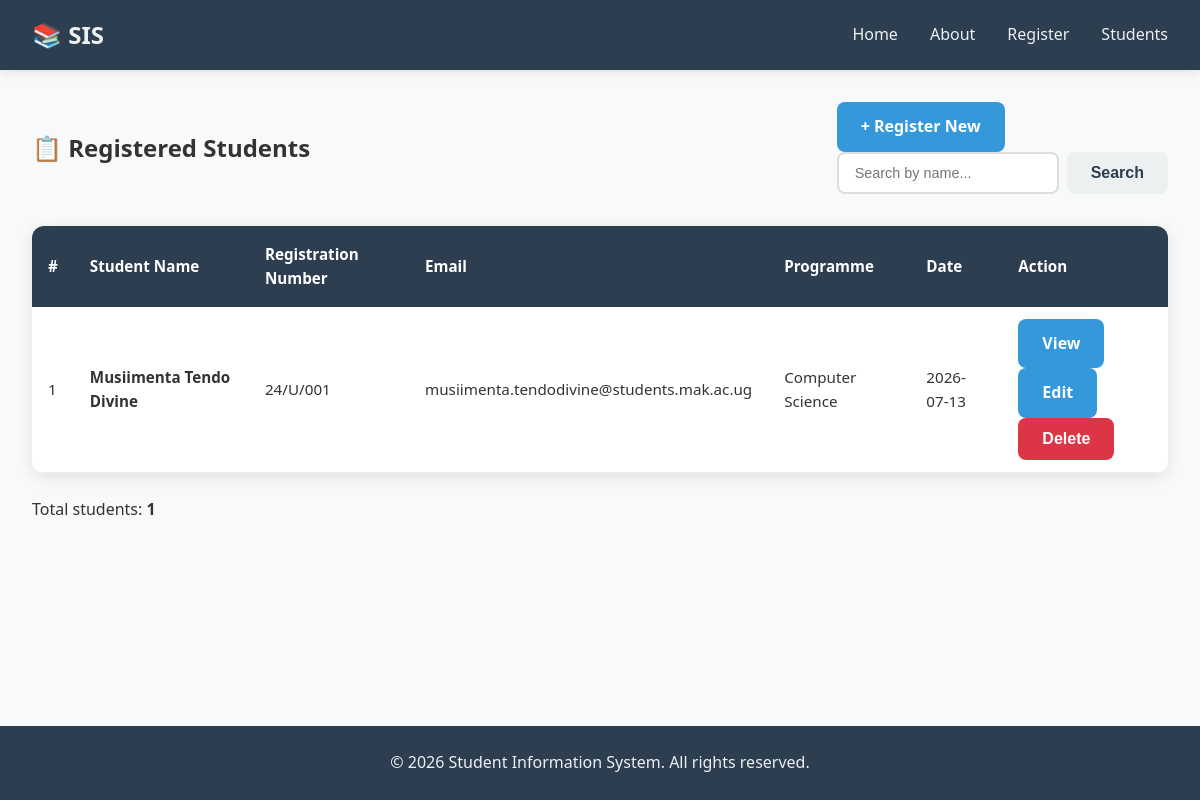
Before: /students with the older database file.
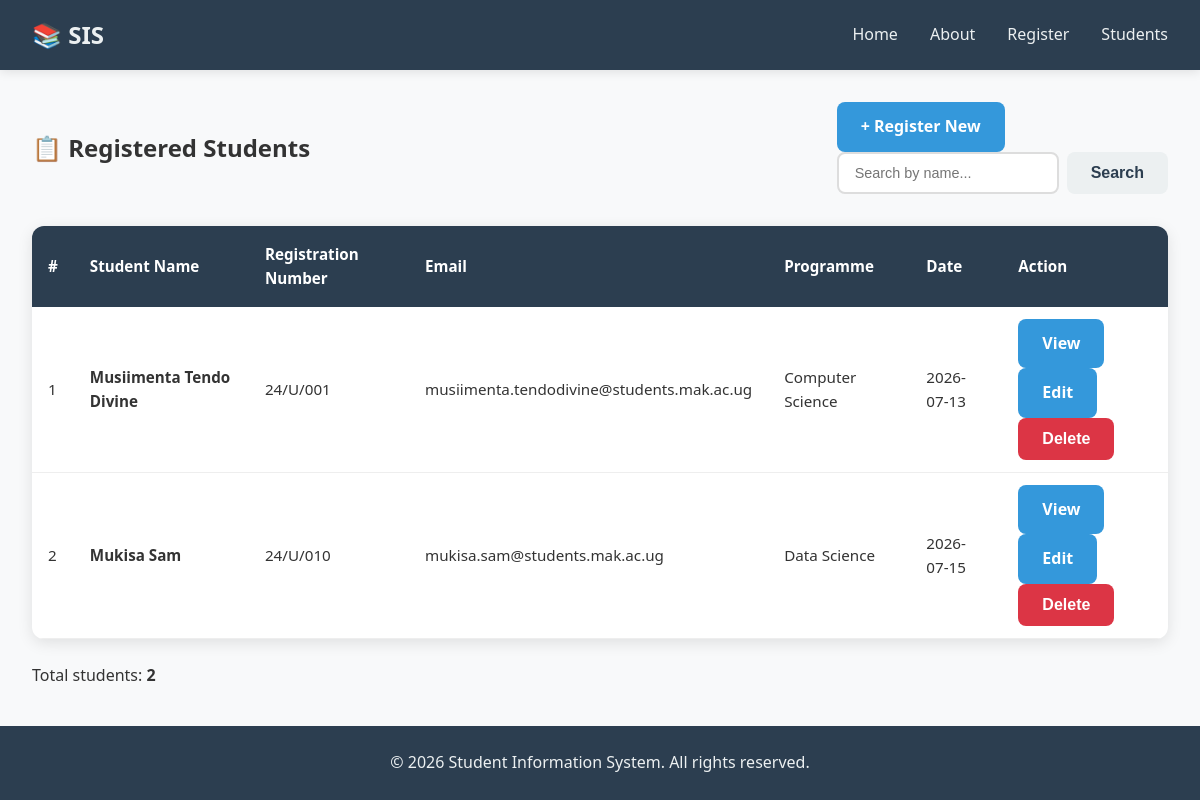
After: the same page with the newer database file.
### models.py (models this page shows, shortened)
class Student(db.Model):
    __tablename__ = 'students'
    id = db.Column(db.Integer, primary_key=True)
    student_name = db.Column(db.String(100), nullable=False)
    registration_number = db.Column(db.String(50), unique=True, nullable=False)
    email = db.Column(db.String(100), unique=True, nullable=False)
    programme = db.Column(db.String(100), nullable=False)
    registration_date = db.Column(db.DateTime, default=datetime.utcnow)
    is_active = db.Column(db.Boolean, default=True)

### app.py (the view)
@app.route('/students')
def students_list():
    all_students = Student.query.all()
    return render_template('students_list.html', students=all_students)

### templates/students_list.html (shortened to what this page needs)
{% extends "base.html" %}
{% block content %}
    <section class="students-list-page">
        <div class="list-header">
            <h2>📋 Registered Students</h2>
            <div class="list-actions">
                <a href="{{ url_for('register') }}" class="btn btn-primary">+ Register New</a>
                <form action="{{ url_for('search_students') }}" method="GET" class="search-form">
                    <input type="text" name="q" placeholder="Search by name..." value="{{ search_term if search_term else '' }}">
                    <button type="submit" class="btn btn-secondary">Search</button>
                </form>
            </div>
        </div>
        {% if students %}
            <div class="table-container">
                <table class="students-table">
                    <thead>
                        <tr>
                            <th>#</th>
                            <th>Student Name</th>
                            <th>Registration Number</th>
                            <th>Email</th>
                            <th>Programme</th>
                            <th>Date</th>
                            <th>Action</th>
                        </tr>
                    </thead>
                    <tbody>
                        {% for student in students %}
                            <tr>
                                <td>{{ loop.index }}</td>
                                <td><strong>{{ student.student_name }}</strong></td>
                                <td>{{ student.registration_number }}</td>
                                <td>{{ student.email }}</td>
                                <td>{{ student.programme }}</td>
                                <td>{{ student.registration_date.strftime('%Y-%m-%d') }}</td>
                                <td>
                                    <a href="{{ url_for('student_profile', student_name=student.student_name) }}" class="btn btn-primary">View</a>
                                    <a href="{{ url_for('edit_student', student_name=student.student_name) }}" class="btn btn-primary">Edit</a>
                                    <form action="{{ url_for('delete_student', student_name=student.student_name) }}" method="post">
                                        <button type="submit" class="btn btn-danger">Delete</button>
                                    </form>
                                </td>
                            </tr>
                        {% endfor %}
                    </tbody>
                </table>
            </div>
            <div class="student-count">
                <p>Total students: <strong>{{ students|length }}</strong></p>
            </div>
        {% else %}
            <div class="empty-state">
                <p>No students registered yet.</p>
                <a href="{{ url_for('register') }}" class="btn btn-primary">Register First Student</a>
            </div>
        {% endif %}
    </section>
{% endblock %}

### templates/base.html (shortened to what this page needs)
<!DOCTYPE html>
<html lang="en">
<head>
    <link rel="stylesheet" href="{{ url_for('static', filename='style.css') }}">
</head>
<body>
    <nav>
        <div class="nav-container">
            <div class="logo">
                <h1>📚 SIS</h1>
            </div>
            <ul class="nav-links">
                <li><a href="{{ url_for('home') }}">Home</a></li>
                <li><a href="{{ url_for('about') }}">About</a></li>
                <li><a href="{{ url_for('register') }}">Register</a></li>
                <li><a href="{{ url_for('students_list') }}">Students</a></li>
            </ul>
        </div>
    </nav>
    <main>
        {% block content %}
        {% endblock %}
    </main>
    <footer>
        <p>&copy; 2026 Student Information System. All rights reserved.</p>
    </footer>
</body>
</html>

### static/style.css (style rules this page uses)
* { margin: 0; padding: 0; box-sizing: border-box; }
body { font-family: 'Segoe UI', Tahoma, Geneva, Verdana, sans-serif; line-height: 1.6; color: #333; background-color: #f8f9fa; min-height: 100vh; display: flex; flex-direction: column; }
nav { background-color: #2c3e50; padding: 1rem 0; box-shadow: 0 2px 10px rgba(0, 0, 0, 0.1); }
.nav-container { max-width: 1200px; margin: 0 auto; padding: 0 2rem; display: flex; justify-content: space-between; align-items: center; }
.logo h1 { color: #ecf0f1; font-size: 1.5rem; font-weight: 700; }
.nav-links { list-style: none; display: flex; gap: 2rem; }
.nav-links a { color: #ecf0f1; text-decoration: none; font-weight: 500; padding: 0.5rem 0; transition: color 0.3s ease; border-bottom: 2px solid transparent; }
main { flex: 1; max-width: 1200px; margin: 0 auto; padding: 2rem; width: 100%; }
.btn { display: inline-block; padding: 0.75rem 1.5rem; border: none; border-radius: 8px; font-size: 1rem; font-weight: 600; cursor: pointer; text-decoration: none; transition: background-color 0.3s ease, transform 0.2s ease; }
.btn-primary { background-color: #3498db; color: white; }
.btn-secondary { background-color: #ecf0f1; color: #2c3e50; }
.table-container { overflow-x: auto; background: white; border-radius: 12px; box-shadow: 0 4px 15px rgba(0, 0, 0, 0.1); margin-bottom: 1.5rem; }
.students-table { width: 100%; border-collapse: collapse; font-size: 0.95rem; }
.students-table thead { background-color: #2c3e50; color: white; }
.students-table th { padding: 1rem; text-align: left; }
.students-table td { padding: 0.75rem 1rem; border-bottom: 1px solid #eee; }
.list-header { display: flex; justify-content: space-between; align-items: center; flex-wrap: wrap; gap: 1rem; margin-bottom: 2rem; }
.search-form { display: flex; gap: 0.5rem; }
.search-form input { padding: 0.5rem 1rem; border: 2px solid #ddd; border-radius: 8px; font-size: 0.9rem; }
.btn-danger { background-color: #dc3545; color: white; }
footer { background-color: #2c3e50; color: #ecf0f1; text-align: center; padding: 1.5rem; margin-top: auto; }

Changed rows visible on the page:
added Student: student_name "Mukisa Sam", registration_number "24/U/010", email "mukisa.sam@students.mak.ac.ug", programme "Data Science", registration_date "2026-07-15"
Other visible differences:
{{ students|length }}: "1" → "2"
